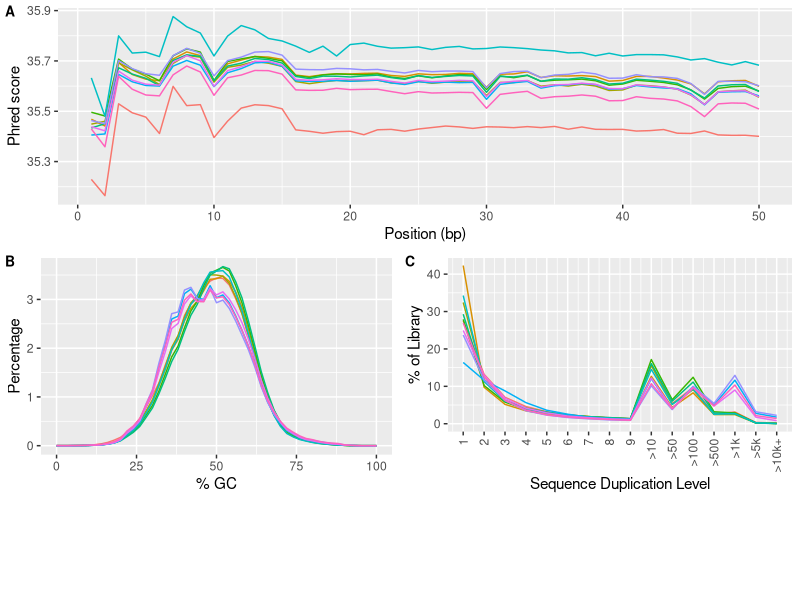

This chart was generated by the following R code:
# _ ____ ___ 
# | |___ |==]

#Quality Control plot

setwd("./Master/TFM/code/alignment/")
library(tidyverse)
library(reshape2)
library(stringr)
library(cowplot)

phred <- read.csv("./Data/fastqc_per_base_sequence_quality_plot.csv")
names(phred)[1] <- "bp"
names(phred)[-c(1)] <- str_extract(names(phred)[-c(1)], "(?<=_).+")

phred_score <- melt(phred, id.vars = "bp") %>% ggplot(aes(bp, value, color = variable)) +
  geom_line() + theme(legend.position = "bottom") + labs(color = "Samples") +
  xlab("Position (bp)")+
  ylab("Phred score")

legend <- get_legend(phred_score)

phred_score <- phred_score + theme(legend.position = "none")

GC <- read.csv("./Data/fastqc_per_sequence_gc_content_plot.csv")
names(GC)[1] <- "GC"

GC_content <- melt(GC, id.vars = "GC") %>% ggplot(aes(GC, value, color = variable)) +
  geom_line() +
  theme(legend.position = "none") +
  xlab("% GC") +
  ylab("Percentage")

dupli <- read.csv("./Data/fastqc_sequence_duplication_levels_plot.csv")
names(dupli)[1] <- "dup"
ticks <- dupli$dup
dupli$dup <- 1:length(dupli$dup)

dupli_levs <- melt(dupli, id.vars = "dup") %>% ggplot(aes(dup, value, color = variable)) +
  geom_line() + 
  xlab("Sequence Duplication Level") +
  ylab("% of Library") +
  scale_x_continuous(breaks = 1:length(ticks), labels = ticks, guide = guide_axis(angle = 90)) +
  theme(legend.position = "none")

low_row<- plot_grid(GC_content, dupli_levs, labels = c("B", "C"), label_size = 10)

all <- plot_grid(phred_score, low_row, labels = c("A"), label_size = 10, nrow = 2)

plot_grid(all, legend, nrow = 2, rel_heights = c(1,.2))
